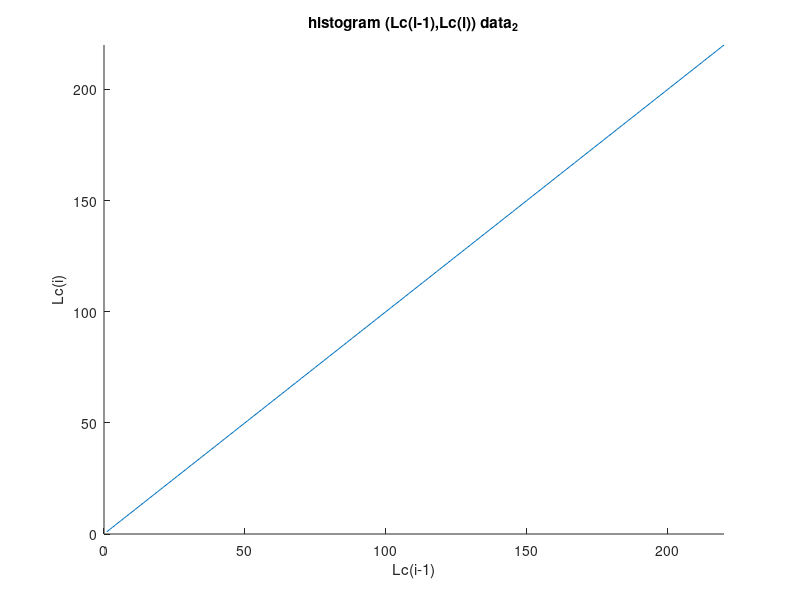

Write MATLAB code to recreate this figure. (Note: this script raises an error after producing the figure.)
addpath('functions')
addpath('functions_ransac')


xlimits = [-10, 200];
ylimits = [-150, 20];

figure
hold on
title('histogram (Lc(i-1),Lc(i)) data_2')
xlim([0,220])
ylim([0,220])
xlabel('Lc(i-1)')
ylabel('Lc(i)')
plot(1:220,1:220)%diagonal

colors = get(gca, 'colororder');
directory = 'data/MAT/data_2/';
for filenumber = 1:23
    filename = strcat(directory,'curve_',int2str(filenumber),'.mat');
    Lc = RANSAC_fit_fd(filename, xlimits, ylimits);
    for i=1:length(Lc)-1
        plot(Lc(i),Lc(i+1),'.','Color',colors(mod(i, 7)+1,:));
    end
end
% directory = 'data/MAT/data_4/';
% for filenumber = 135:271
%     if filenumber ~= 160 && filenumber ~=162 && filenumber ~=178 && filenumber ~=258 && filenumber ~=261 && filenumber ~=263
%         filename = strcat(directory,'curve_',int2str(filenumber),'.mat');
%         Lc = RANSAC_fit_fd(filename, xlimits, ylimits);
%         for i=1:length(Lc)-1
%             plot(Lc(i),Lc(i+1),'.','Color',colors(mod(i, 7)+1,:));
%         end
%     end
% end
%
% directory = 'data/MAT/data_5/';
% for filenumber = 135:271
%     if filenumber ~= 160 && filenumber ~=162 && filenumber ~=178 && filenumber ~=258 && filenumber ~=261 && filenumber ~=263
%         filename = strcat(directory,'curve_',int2str(filenumber),'.mat');
%         Lc = RANSAC_fit_fd(filename, xlimits, ylimits);
%         for i=1:length(Lc)-1
%             plot(Lc(i),Lc(i+1),'.','Color',colors(mod(i, 7)+1,:));
%         end
%     end
% end